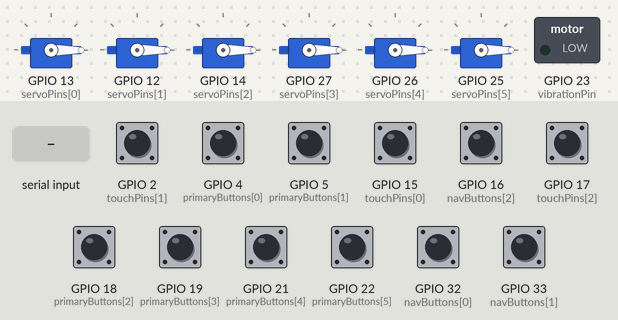
A sketch run on a simulated ESP32. On the bench: 6 × servo, switched loads named in the sketch (green lamp = pin HIGH). Inputs (shaded band) come from the test bench; at power-on: GPIO 4 (primaryButtons[0]), GPIO 5 (primaryButtons[1]), GPIO 16 (navButtons[2]), GPIO 18 (primaryButtons[2]), GPIO 19 (primaryButtons[3]), GPIO 21 (primaryButtons[4]), GPIO 22 (primaryButtons[5]), GPIO 32 (navButtons[0]), GPIO 33 (navButtons[1]) HIGH, GPIO 2 (touchPins[1]), GPIO 15 (touchPins[0]), GPIO 17 (touchPins[2]) LOW. Nothing arrives over Bluetooth unless stated; what the sketch prints to the serial monitor is not drawn.

Above: at 1.2 s.
1.3 s: "VIB:ERROR\n" received over Serial
3.0 s: GPIO 2 (touchPins[1]) pulled HIGH for 0.15 s
4.6 s: GPIO 4 (primaryButtons[0]) pulled LOW for 0.15 s
6.2 s: GPIO 16 (navButtons[2]) pulled LOW for 0.15 s
7.8 s: GPIO 32 (navButtons[0]) pulled LOW for 0.15 s
Timing chart, 0 to 10.4 s (numbered marks = the images above; inputs shaded):
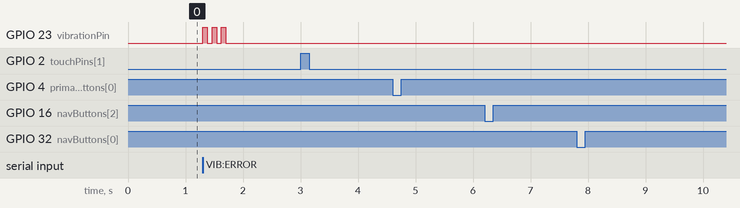

Measured:
- after the input at 1.3 s, GPIO 23 (vibrationPin): alternates HIGH for 0.08 s and LOW for 0.08 s, 6 changes in all, then stays LOW, starting at once
- after the input at 3.0 s, every drawn part: stays the same
- after the input at 4.6 s, every drawn part: stays the same
- after the input at 6.2 s, every drawn part: stays the same
- after the input at 7.8 s, every drawn part: stays the same

The sketch:

esp32.ino
```cpp
#include <ESP32Servo.h>
#include "BluetoothSerial.h"

BluetoothSerial SerialBT;
Servo servos[6];

int servoPins[6] = {13,12,14,27,26,25};

int navButtons[3] = {32,33,16};
String navNames[3] = {"A","B","C"};

int primaryButtons[6] = {4,5,18,19,21,22};

int touchPins[3] = {15,2,17};

int vibrationPin = 23;

int lastNavState[3];
int lastPrimaryState[6];
int lastTouchState[3];

const int debounceDelay = 50;

// debounce timers
unsigned long lastDebounceTime[6] = {0,0,0,0,0,0};
unsigned long lastNavDebounceTime[3] = {0,0,0};
unsigned long lastTouchDebounceTime[3] = {0,0,0};

void setup() {

  Serial.begin(115200);
  SerialBT.begin("BrailleX"); // Bluetooth device name

  Serial.println("BrailleX USB Ready");
  SerialBT.println("BrailleX Bluetooth Ready");

  // attach servos
  for(int i=0;i<6;i++){
    servos[i].attach(servoPins[i]);
    servos[i].write(0); // initial position
  }

  // navigation buttons
  for(int i=0;i<3;i++){
    pinMode(navButtons[i], INPUT_PULLUP);
    lastNavState[i] = HIGH;
  }

  // braille buttons
  for(int i=0;i<6;i++){
    pinMode(primaryButtons[i], INPUT_PULLUP);
    lastPrimaryState[i] = HIGH;
  }

  // touch sensors
  for(int i=0;i<3;i++){
    pinMode(touchPins[i], INPUT);
    lastTouchState[i] = LOW;
  }

  pinMode(vibrationPin, OUTPUT);

}

void loop() {

  checkNavButtons();
  checkPrimaryButtons();
  checkTouchSensors();
  handleSerial();

  // Optional: Prevent Bluetooth crashes
  if(!SerialBT.hasClient()){
    delay(10);
  }

}

//////////////////////////////////////////////////////////////
// HELPER FUNCTION: SEND TO BOTH SERIAL & BLUETOOTH
//////////////////////////////////////////////////////////////

void sendMessage(String msg){
  Serial.println(msg);
  SerialBT.println(msg);
}

//////////////////////////////////////////////////////////////
// NAVIGATION BUTTONS
//////////////////////////////////////////////////////////////

void checkNavButtons(){

  for(int i=0;i<3;i++){

    int state = digitalRead(navButtons[i]);

    if(state != lastNavState[i]){

      if(millis() - lastNavDebounceTime[i] > debounceDelay){

        if(state == LOW)
          sendMessage(navNames[i] + "_PRESS");
        else
          sendMessage(navNames[i] + "_RELEASE");

        lastNavState[i] = state;
        lastNavDebounceTime[i] = millis();

      }

    }

  }

}

//////////////////////////////////////////////////////////////
// BRAILLE DOT BUTTONS
//////////////////////////////////////////////////////////////

void checkPrimaryButtons(){

  for(int i=0;i<6;i++){

    int state = digitalRead(primaryButtons[i]);

    if(state != lastPrimaryState[i]){

      if(millis() - lastDebounceTime[i] > debounceDelay){

        if(state == LOW){
          sendMessage("B" + String(i+1) + "_PRESS");
        }
        else{
          sendMessage("B" + String(i+1) + "_RELEASE");
        }

        lastPrimaryState[i] = state;
        lastDebounceTime[i] = millis();

      }

    }

  }

}

//////////////////////////////////////////////////////////////
// TOUCH SENSORS
//////////////////////////////////////////////////////////////

void checkTouchSensors(){

  for(int i=0;i<3;i++){

    int state = digitalRead(touchPins[i]);

    if(state != lastTouchState[i]){

      if(millis() - lastTouchDebounceTime[i] > debounceDelay){

        if(state == HIGH){
          sendMessage("T" + String(i+1) + "_PRESS");
        }
        else{
          sendMessage("T" + String(i+1) + "_RELEASE");
        }

        lastTouchState[i] = state;
        lastTouchDebounceTime[i] = millis();

      }

    }

  }

}

//////////////////////////////////////////////////////////////
// SERIAL COMMAND HANDLERS
//////////////////////////////////////////////////////////////

void handleSerial(){

  if(Serial.available()){
    String cmd = Serial.readStringUntil('\n');
    cmd.trim();
    processCommand(cmd);
  }

  if(SerialBT.available()){
    String cmd = SerialBT.readStringUntil('\n');
    cmd.trim();
    processCommand(cmd);
  }

}

void processCommand(String cmd){

  //////////////////////////////////////////////
  // SERVO COMMAND
  // Example: S1:90
  //////////////////////////////////////////////

  if(cmd.startsWith("S")){

    int servoIndex = cmd.substring(1,2).toInt() - 1;
    int angle = cmd.substring(3).toInt();

    if(servoIndex >=0 && servoIndex <6){

      angle = constrain(angle,0,180);
      servos[servoIndex].write(angle);

    }

  }

  //////////////////////////////////////////////
  // BRAILLE CHORD CONTROL
  // Example: CHORD:100100
  //////////////////////////////////////////////

  if(cmd.startsWith("CHORD:")){

    String pattern = cmd.substring(6);

    for(int i=0;i<6;i++){

      if(pattern[i] == '1')
        servos[i].write(90);   // raise dot
      else
        servos[i].write(0);    // lower dot

    }

  }

  //////////////////////////////////////////////
  // VIBRATION COMMANDS
  //////////////////////////////////////////////

  if(cmd == "VIB:CONFIRM"){

    digitalWrite(vibrationPin,HIGH);
    delay(120);
    digitalWrite(vibrationPin,LOW);

  }

  if(cmd == "VIB:ERROR"){

    for(int i=0;i<3;i++){

      digitalWrite(vibrationPin,HIGH);
      delay(80);
      digitalWrite(vibrationPin,LOW);
      delay(80);

    }

  }

  if(cmd == "VIB:DOT"){

    digitalWrite(vibrationPin,HIGH);
    delay(40);
    digitalWrite(vibrationPin,LOW);

  }

}
```
